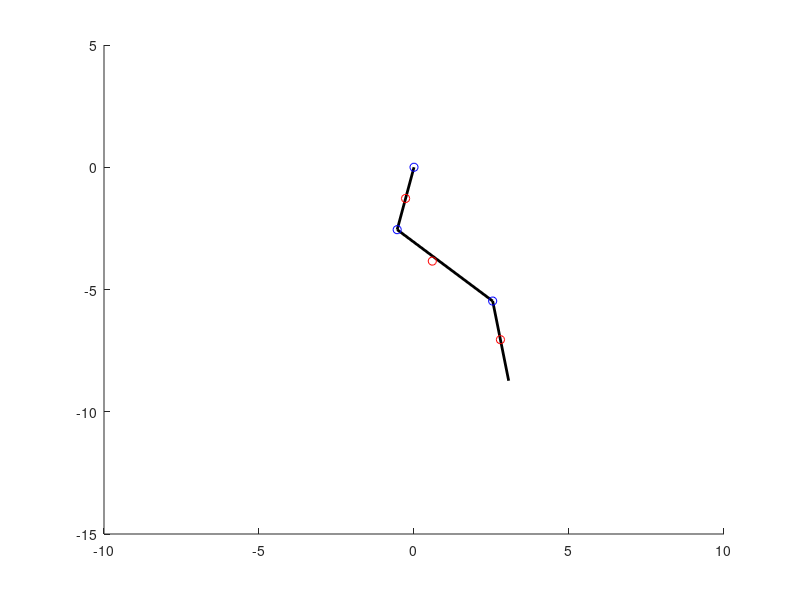

Reproduce this figure in MATLAB.
% This script checks that the center of masses are properly defined for the
% equations of motion.

clear, close('all'), clc

% Define theta values in degrees because I hate radians
theta1 = (102) * (pi/180);
theta2 = (118) * (pi/180);
theta3 = (139) * (pi/180);

% Define limb lengths and r values (half of limbs), units don't matter,
% this is just a geomtrey test.
L1 = 2.9;
L2 = 4.1;
L3 = 3.3;
R1 = 1.305;
R2 = 1.558;
R3 = 1.6;

% Now define center of masses in x-y coordinates
m1(1) = R1 * cos(pi - theta1);
m1(2) = R1 * sin(pi - theta1);
m2(1) = L1 * cos(pi - theta1) + R2 * cos(-(theta1 + theta2));
m2(2) = L1 * sin(pi - theta1) + R2 * sin(-(theta1 + theta2));
m3(1) = L1 * cos(pi - theta1) + L2 * cos(-(theta1 + theta2)) + R3 * cos(theta3 - (theta1 + theta2) + pi);
m3(2) = L1 * sin(pi - theta1) + L2 * sin(-(theta1 + theta2)) + R3 * sin(theta3 - (theta1 + theta2) + pi);

% Define joint locations for plotting uses
knee = 2 * m1;
ankle(1) = L1 * cos(pi - theta1) + L2 * cos(-(theta1 + theta2));
ankle(2) = L1 * sin(pi - theta1) + L2 * sin(-(theta1 + theta2));
toe(1) = L1 * cos(pi - theta1) + L2 * cos(-(theta1 + theta2)) + L3 * cos(theta3 - (theta1 + theta2) + pi);
toe(2) = L1 * sin(pi - theta1) + L2 * sin(-(theta1 + theta2)) + L3 * sin(theta3 - (theta1 + theta2 + pi));

% Plot limbs
figure(1), hold on
plot(-[0 knee(1) ankle(1) toe(1)], -[0 knee(2) ankle(2) toe(2)], '-k', 'LineWidth', 2)

% Plot center of masses
plot(-[m1(1) m2(1) m3(1)], -[m1(2) m2(2) m3(2)], 'or', 'MarkerSize', 6)

% Plot origin and joints
plot(0, 0, 'ob', 'MarkerSize', 6)
plot(-[knee(1) ankle(1)], -[knee(2) ankle(2)], 'ob', 'MarkerSize', 6)

xlim([-10 10])
ylim([-15 5])
